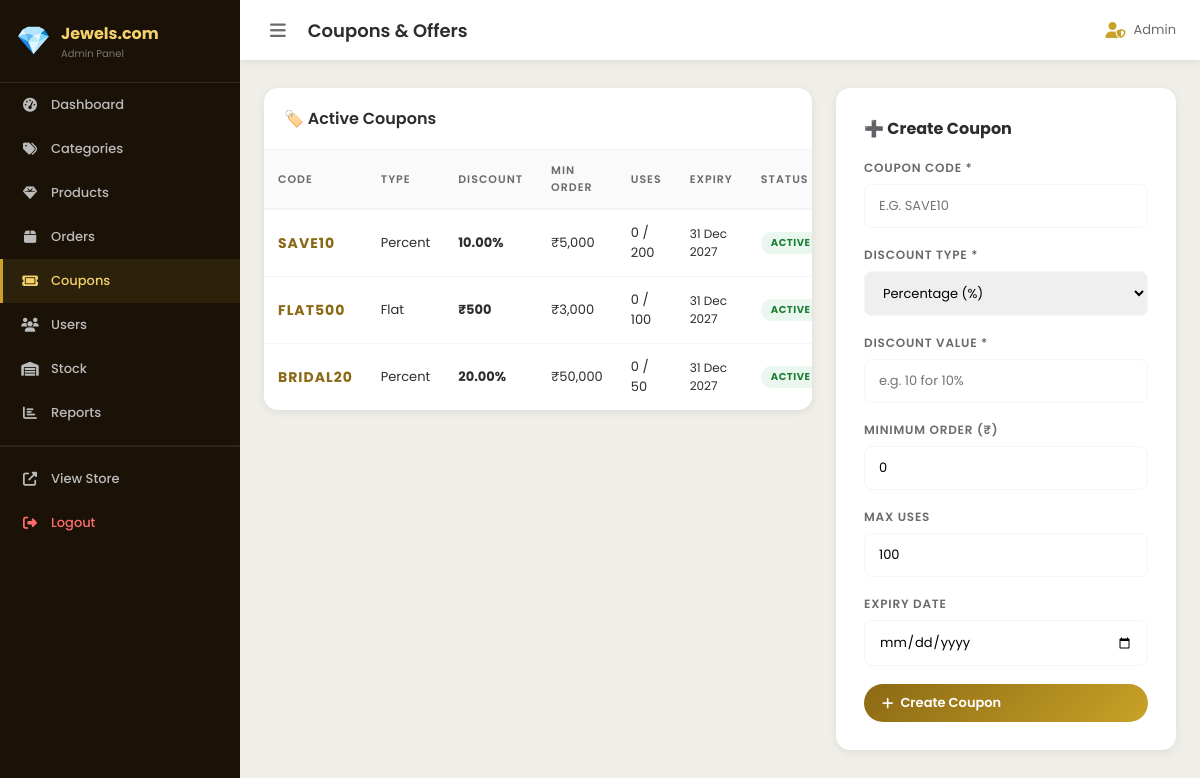
/admin/coupons.php (signed in), run on the app's committed database.
### tables this page shows
CREATE TABLE IF NOT EXISTS coupons (
  id INT AUTO_INCREMENT PRIMARY KEY,
  code VARCHAR(50) NOT NULL UNIQUE,
  type ENUM('percent','flat') DEFAULT 'percent',
  discount DECIMAL(10,2) NOT NULL,
  min_order DECIMAL(10,2) DEFAULT 0,
  max_uses INT DEFAULT 100,
  used_count INT DEFAULT 0,
  expiry DATE,
  is_active TINYINT(1) DEFAULT 1,
  created_at TIMESTAMP DEFAULT CURRENT_TIMESTAMP
);

### includes/functions.php (called while the page is built, shortened)
<?php
function safeHtml($str) {
    return htmlspecialchars((string)$str, ENT_QUOTES, 'UTF-8');
}

### admin/coupons.php (the view, shortened to what this page needs)
<?php
require_once '../includes/functions.php';
require_once 'includes/auth.php';
$coupons = $pdo->query("SELECT * FROM coupons ORDER BY created_at DESC")->fetchAll();
include 'includes/header.php';
?>
<div style="display:grid;grid-template-columns:1fr 340px;gap:24px;align-items:start;">
  <div class="admin-table-wrap">
    <div class="admin-table-head"><h3>🏷️ Active Coupons</h3></div>
    <table>
      <thead><tr><th>Code</th><th>Type</th><th>Discount</th><th>Min Order</th><th>Uses</th><th>Expiry</th><th>Status</th><th></th></tr></thead>
      <tbody>
        <?php foreach ($coupons as $c): ?>
        <tr>
          <td><strong style="color:var(--gold-dark);font-size:14px;letter-spacing:1px;"><?= safeHtml($c['code']) ?></strong></td>
          <td><?= ucfirst($c['type']) ?></td>
          <td><strong><?= $c['type']==='percent' ? $c['discount'].'%' : '₹'.number_format($c['discount']) ?></strong></td>
          <td>₹<?= number_format($c['min_order']) ?></td>
          <td><?= $c['used_count'] ?> / <?= $c['max_uses'] ?></td>
          <td style="font-size:12px;"><?= $c['expiry'] ? date('d M Y',strtotime($c['expiry'])) : 'No expiry' ?></td>
          <td><span class="badge <?= $c['is_active']?'badge-green':'badge-red' ?>"><?= $c['is_active']?'Active':'Inactive' ?></span></td>
        </tr>
        <?php endforeach; ?>
      </tbody>
    </table>
  </div>
  <div class="admin-form">
    <h3 style="font-size:16px;font-weight:700;color:var(--charcoal);margin-bottom:18px;">➕ Create Coupon</h3>
    <form method="POST">
      <div class="form-group"><label>Coupon Code *</label><input type="text" name="code" required placeholder="e.g. SAVE10" style="text-transform:uppercase;"/></div>
      <div class="form-group">
        <label>Discount Type *</label>
        <select name="type">
          <option value="percent">Percentage (%)</option>
        </select>
      </div>
      <div class="form-group"><label>Discount Value *</label><input type="number" name="discount" step="0.01" required placeholder="e.g. 10 for 10%"/></div>
      <div class="form-group"><label>Minimum Order (₹)</label><input type="number" name="min_order" value="0" step="0.01"/></div>
      <div class="form-group"><label>Max Uses</label><input type="number" name="max_uses" value="100"/></div>
      <div class="form-group"><label>Expiry Date</label><input type="date" name="expiry"/></div>
      <button type="submit" class="btn btn-gold" style="width:100%"><i class="fas fa-plus"></i> Create Coupon</button>
    </form>
  </div>
</div>
<?php include 'includes/footer.php'; ?>

### css/admin.css (style rules this page uses)
:root { --gold: #C9A227; --gold-light: #F5D16B; --gold-dark: #8B6914; --sidebar-bg: #1A1207; --sidebar-w: 240px; --white: #fff; --gray-light: #F5F5F5; --gray: #6B6B6B; --charcoal: #2D2D2D; --red: #e74c3c; --green: #27AE60; --blue: #2980b9; --shadow-sm: 0 2px 8px rgba(0,0,0,0.08); --shadow-md: 0 8px 24px rgba(0,0,0,0.12); --radius-sm: 8px; --radius-md: 14px; --font: 'Poppins', sans-serif; }
*, *::before, *::after { box-sizing: border-box; margin: 0; padding: 0; }
body { font-family: var(--font); background: #F0EEE8; min-height: 100vh; }
button { cursor: pointer; border: none; font-family: var(--font); }
input, select, textarea { font-family: var(--font); }
.admin-body { display: flex; }
.admin-table-wrap { background: var(--white); border-radius: var(--radius-md); box-shadow: var(--shadow-sm); overflow: hidden; }
.admin-table-head { padding: 18px 20px; display: flex; align-items: center; justify-content: space-between; flex-wrap: wrap; gap: 10px; border-bottom: 1px solid var(--gray-light); }
.admin-table-head h3 { font-size: 16px; font-weight: 600; color: var(--charcoal); }
table { width: 100%; border-collapse: collapse; }
th { background: #FAFAFA; padding: 12px 14px; font-size: 11px; font-weight: 600; text-align: left; color: var(--gray); text-transform: uppercase; letter-spacing: 1px; border-bottom: 2px solid var(--gray-light); }
td { padding: 13px 14px; font-size: 13px; color: var(--charcoal); border-bottom: 1px solid var(--gray-light); }
tr:last-child td { border-bottom: none; }
.badge { display: inline-block; padding: 3px 10px; border-radius: 50px; font-size: 10px; font-weight: 700; text-transform: uppercase; letter-spacing: 0.5px; }
.badge-green { background: rgba(39,174,96,0.1); color: #1e7e34; }
.btn { display: inline-flex; align-items: center; gap: 7px; padding: 9px 18px; border-radius: 50px; font-size: 13px; font-weight: 600; transition: all 0.2s; border: none; }
.btn-gold { background: linear-gradient(135deg, var(--gold-dark), var(--gold)); color: #fff; }
.admin-form { background: var(--white); border-radius: var(--radius-md); padding: 28px; box-shadow: var(--shadow-sm); }
.form-group { margin-bottom: 18px; }
.form-group label { display: block; font-size: 12px; font-weight: 600; color: var(--gray); text-transform: uppercase; letter-spacing: 0.8px; margin-bottom: 7px; }
.form-group input, .form-group select, .form-group textarea { width: 100%; padding: 11px 14px; border: 1.5px solid var(--gray-light); border-radius: var(--radius-sm); font-size: 13px; outline: none; transition: border-color 0.2s, box-shadow 0.2s; }

### data on the page
coupons: code "SAVE10", type "Percent", discount "10.00", min_order "5,000", used_count "0", max_uses "200", expiry "31 Dec 2027", is_active "ACTIVE"
coupons: code "FLAT500", type "Flat", discount "500", min_order "3,000", used_count "0", max_uses "100", expiry "31 Dec 2027", is_active "ACTIVE"
coupons: code "BRIDAL20", type "Percent", discount "20.00", min_order "50,000", used_count "0", max_uses "50", expiry "31 Dec 2027", is_active "ACTIVE"

### other printed values
$adminTitle "Coupons & Offers"
safeHtml($_SESSION['admin_name'] ?? 'Admin') "Admin"
